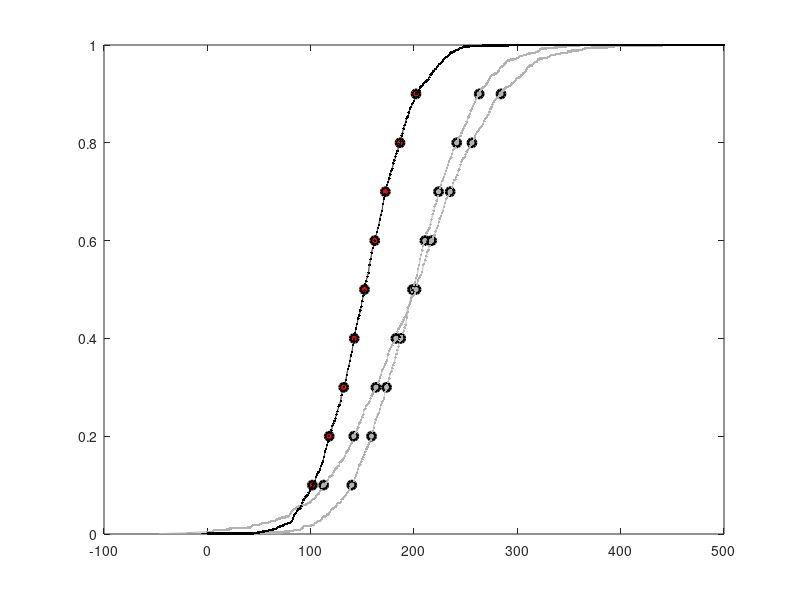

MATLAB code to generate this figure: (Note: this script raises an error after producing the figure.)
function pa_how2race
% PA_HOW2RACE
% 2013 Marc van Wanrooij
% e: marcvanwanrooij@neural-code.com

close all
clear all
clc

n = 1000;
rt1 = sort(200+50*randn(n,1));
rt2 = sort(200+70*randn(n,1));
rt3 = sort(150+40*randn(n,1));

p = 0.1:0.1:0.9;
q1 = quantile(rt1,p);
q2 = quantile(rt2,p);
q3 = quantile(rt3,p);

P = (1:n)/n;
plot(rt1,P,'-','Color',[.7 .7 .7]);
hold on
plot(rt2,P,'-','Color',[.7 .7 .7]);
plot(rt3,P,'k-');

plot(q1,p,'ko','MarkerFaceColor',[.7 .7 .7],'LineWidth',2);
plot(q2,p,'ko','MarkerFaceColor',[.7 .7 .7],'LineWidth',2);
plot(q3,p,'ko','MarkerFaceColor','r','LineWidth',2);

t = 0:1:500;
nt = numel(t);
c1 = NaN(nt,1);
c2 = c1;
c3 = c1;
for ii = 1:nt
	c1(ii) = sum(rt1<t(ii));
	c2(ii) = sum(rt2<t(ii));
	c3(ii) = sum(rt3<t(ii));
end
c1 = c1/max(c1);
c2 = c2/max(c2);
c3 = c3/max(c3);

plot(t,c1,'.','Color',[.7 .7 .7]);
plot(t,c2,'.','Color',[.7 .7 .7]);
plot(t,c3,'.','Color','k');

ks1 = ksdensity(rt1,t,'function','cdf');
ks2 = ksdensity(rt2,t,'function','cdf');
ks3 = ksdensity(rt3,t,'function','cdf');

plot(t,ks1,'-','LineWidth',2,'Color',[.7 .7 .7]);
plot(t,ks2,'-','LineWidth',2,'Color',[.7 .7 .7]);
plot(t,ks3,'k-','LineWidth',2);

ulrich = ks1+ks2;
sel = ulrich>1;
ulrich(sel) = 1;
plot(t,ulrich,'k-','LineWidth',2);

gielen = ks1+ks2-ks1.*ks2;
plot(t,gielen,'k.-','LineWidth',2);

colonius = max(ks1,ks2);
plot(t,colonius,'k-','LineWidth',2);
X = t;
Y = gielen;
E = [colonius; ulrich];
whos X Y E
pa_errorpatch(X,Y,E,'r');

xlim([0 500]);
axis square;
box off
xlabel('Reaction time (ms)');
ylabel('Cumulative probability P(\tau<t)');
